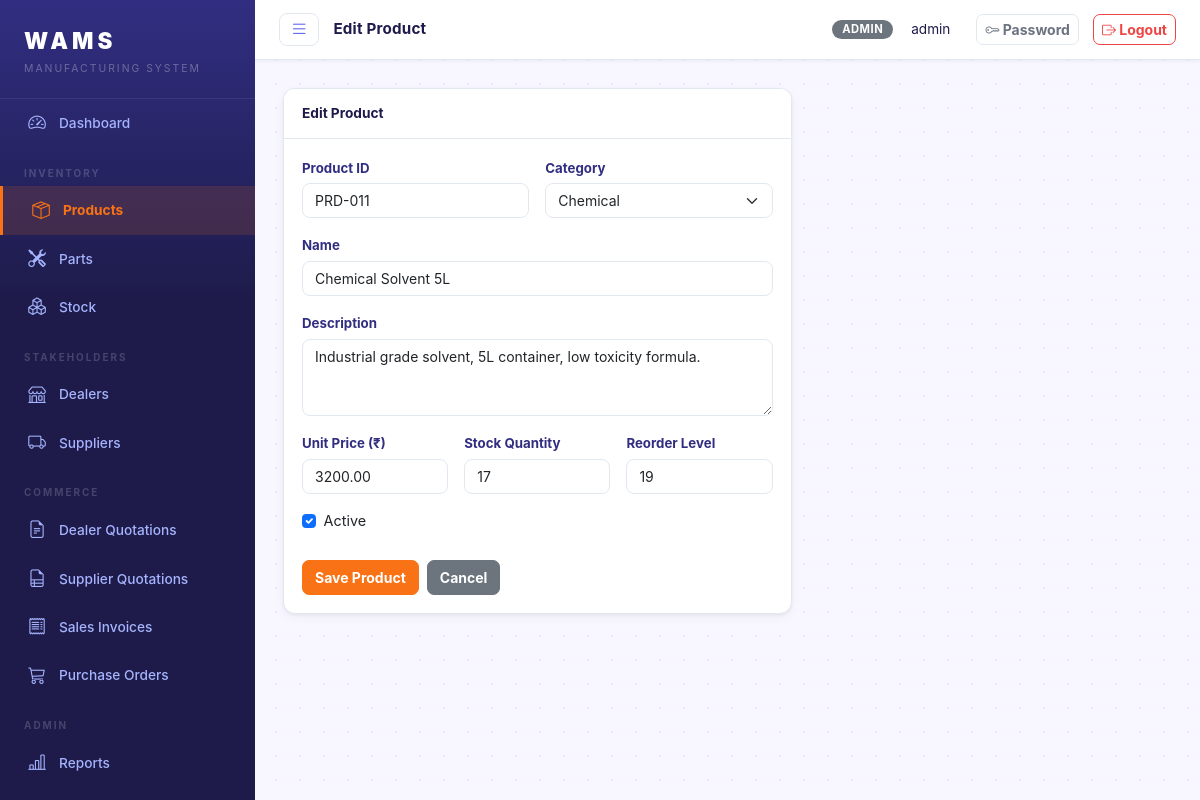
Page /products/12/edit/ (signed in) on the committed database.
### core/models.py (models this page shows, shortened)
class User(AbstractUser):
    ROLE_CHOICES = [
        ('admin', 'Admin'),
        ('dealer', 'Dealer'),
        ('supplier', 'Supplier'),
    ]
    role = models.CharField(max_length=20, choices=ROLE_CHOICES, default='dealer')
    phone = models.CharField(max_length=20, blank=True)

class Product(models.Model):
    CATEGORY_CHOICES = [
        ('electronics', 'Electronics'),
        ('mechanical', 'Mechanical'),
        ('chemical', 'Chemical'),
        ('textile', 'Textile'),
        ('other', 'Other'),
    ]
    product_id = models.CharField(max_length=50, unique=True)
    name = models.CharField(max_length=200)
    category = models.CharField(max_length=50, choices=CATEGORY_CHOICES)
    description = models.TextField(blank=True)
    unit_price = models.DecimalField(max_digits=10, decimal_places=2)
    stock_quantity = models.PositiveIntegerField(default=0)
    reorder_level = models.PositiveIntegerField(default=10)
    is_active = models.BooleanField(default=True)
    created_at = models.DateTimeField(auto_now_add=True)
    updated_at = models.DateTimeField(auto_now=True)
    class Meta:
        ordering = ['name']

### core/views.py (the view)
# urls.py: path('products/<int:pk>/edit/', views.product_update, name='product_update'),
@login_required
@admin_required
def product_update(request, pk):
    product = get_object_or_404(Product, pk=pk)
    form = ProductForm(request.POST or None, instance=product)
    if request.method == 'POST' and form.is_valid():
        form.save()
        messages.success(request, 'Product updated.')
        return redirect('product_list')
    return render(request, 'core/products/form.html', {'form': form, 'title': 'Edit Product', 'object': product})

### core/forms.py
class ProductForm(forms.ModelForm):
    class Meta:
        model = Product
        fields = ['product_id', 'name', 'category', 'description', 'unit_price', 'stock_quantity', 'reorder_level', 'is_active']
        widgets = {
            'product_id': forms.TextInput(attrs=FORM_CONTROL),
            'name': forms.TextInput(attrs=FORM_CONTROL),
            'category': forms.Select(attrs=FORM_SELECT),
            'description': forms.Textarea(attrs={**FORM_CONTROL, 'rows': 3}),
            'unit_price': forms.NumberInput(attrs={**FORM_CONTROL, 'step': '0.01'}),
            'stock_quantity': forms.NumberInput(attrs=FORM_CONTROL),
            'reorder_level': forms.NumberInput(attrs=FORM_CONTROL),
            'is_active': forms.CheckboxInput(attrs=FORM_CHECK),
        }

### templates/core/products/form.html (shortened to what this page needs)
{% extends 'base.html' %}
{% block page_title %}{{ title }}{% endblock %}
{% block content %}
<div class="row">
  <div class="col-lg-7">
    <div class="card">
      <div class="card-header">{{ title }}</div>
      <div class="card-body">
        <form method="post">
          <div class="row g-3">
            <div class="col-md-6">
              <label class="form-label">Product ID</label>
              {{ form.product_id }}
            </div>
            <div class="col-md-6">
              <label class="form-label">Category</label>
              {{ form.category }}
            </div>
            <div class="col-12">
              <label class="form-label">Name</label>
              {{ form.name }}
            </div>
            <div class="col-12">
              <label class="form-label">Description</label>
              {{ form.description }}
            </div>
            <div class="col-md-4">
              <label class="form-label">Unit Price (₹)</label>
              {{ form.unit_price }}
            </div>
            <div class="col-md-4">
              <label class="form-label">Stock Quantity</label>
              {{ form.stock_quantity }}
            </div>
            <div class="col-md-4">
              <label class="form-label">Reorder Level</label>
              {{ form.reorder_level }}
            </div>
            <div class="col-12">
              <div class="form-check">
                {{ form.is_active }}
                <label class="form-check-label">Active</label>
              </div>
            </div>
          </div>
          <div class="d-flex gap-2 mt-4">
            <button type="submit" class="btn btn-primary">Save Product</button>
            <a href="{% url 'product_list' %}" class="btn btn-secondary">Cancel</a>
          </div>
        </form>
      </div>
    </div>
  </div>
</div>
{% endblock %}

### templates/base.html (shortened to what this page needs)
{% load static %}
<!DOCTYPE html>
<html lang="en">
<head>
<link rel="stylesheet" href="https://cdn.jsdelivr.net/npm/bootstrap@5.3.2/dist/css/bootstrap.min.css">
<link rel="stylesheet" href="https://cdn.jsdelivr.net/npm/bootstrap-icons@1.11.3/font/bootstrap-icons.css">
<link rel="stylesheet" href="{% static 'css/style.css' %}">
</head>
<body>
<div class="app-wrapper">
  <nav class="sidebar" id="sidebar">
    <div class="sidebar-brand">
      <span class="brand-title">WAMS</span>
      <span class="brand-sub">Manufacturing System</span>
    </div>
    <ul class="sidebar-menu">
      <li>
        <a href="{% url 'dashboard' %}" class="{% if request.resolver_match.url_name == 'dashboard' %}active{% endif %}">
          <i class="bi bi-speedometer2"></i> Dashboard
        </a>
      </li>
      {% if user.role == 'admin' %}
      <li class="menu-section">Inventory</li>
      <li>
        <a href="{% url 'product_list' %}" class="{% if 'product' in request.resolver_match.url_name %}active{% endif %}">
          <i class="bi bi-box-seam"></i> Products
        </a>
      </li>
      <li>
        <a href="{% url 'part_list' %}" class="{% if 'part' in request.resolver_match.url_name %}active{% endif %}">
          <i class="bi bi-tools"></i> Parts
        </a>
      </li>
      <li>
        <a href="{% url 'stock_overview' %}" class="{% if 'stock' in request.resolver_match.url_name %}active{% endif %}">
          <i class="bi bi-boxes"></i> Stock
        </a>
      </li>
      <li class="menu-section">Stakeholders</li>
      <li>
        <a href="{% url 'dealer_list' %}" class="{% if 'dealer_list' in request.resolver_match.url_name or 'dealer_create' in request.resolver_match.url_name or 'dealer_update' in request.resolver_match.url_name %}active{% endif %}">
          <i class="bi bi-shop"></i> Dealers
        </a>
      </li>
      <li>
        <a href="{% url 'supplier_list' %}" class="">
          <i class="bi bi-truck"></i> Suppliers
        </a>
      </li>
      <li class="menu-section">Commerce</li>
      <li>
        <a href="{% url 'dealer_quotation_list' %}" class="{% if 'dealer_quotation' in request.resolver_match.url_name %}active{% endif %}">
          <i class="bi bi-file-earmark-text"></i> Dealer Quotations
        </a>
      </li>
      <li>
        <a href="{% url 'supplier_quotation_list' %}" class="{% if 'supplier_quotation' in request.resolver_match.url_name %}active{% endif %}">
          <i class="bi bi-file-earmark-ruled"></i> Supplier Quotations
        </a>
      </li>
      <li>
        <a href="{% url 'dealer_transaction_list' %}" class="{% if 'dealer_transaction' in request.resolver_match.url_name %}active{% endif %}">
          <i class="bi bi-receipt"></i> Sales Invoices
        </a>
      </li>
      <li>
        <a href="{% url 'supplier_transaction_list' %}" class="{% if 'supplier_transaction' in request.resolver_match.url_name %}active{% endif %}">
          <i class="bi bi-cart3"></i> Purchase Orders
        </a>
      </li>
      <li class="menu-section">Admin</li>
      <li>
        <a href="{% url 'reports' %}" class="{% if 'reports' in request.resolver_match.url_name %}active{% endif %}">
          <i class="bi bi-bar-chart-line"></i> Reports
        </a>
      </li>
      <li>
        <a href="{% url 'user_list' %}" class="{% if 'user' in request.resolver_match.url_name %}active{% endif %}">
        </a>
      </li>
      {% endif %}
    </ul>
  </nav>
  <div class="content-area" id="contentArea">
    <header class="topbar">
      <button class="sidebar-toggle" id="sidebarToggle" title="Toggle sidebar">
        <i class="bi bi-list"></i>
      </button>
      <span class="topbar-title">{% block page_title %}{% endblock %}</span>
      <div class="topbar-right">
        <span class="badge bg-secondary text-uppercase me-2">{{ user.role }}</span>
        <span class="me-3">{{ user.get_full_name|default:user.username }}</span>
        <a href="{% url 'change_password' %}" class="btn btn-sm btn-outline-secondary me-1">
          <i class="bi bi-key"></i> Password
        </a>
        <a href="{% url 'logout' %}" class="btn btn-sm btn-outline-danger">
          <i class="bi bi-box-arrow-right"></i> Logout
        </a>
      </div>
    </header>
    <main class="main-content">
      {% block content %}{% endblock %}
    </main>
  </div>
</div>
</body>
</html>

### rows in the picture
User: role "ADMIN", get_full_name "admin"
Product: product_id "PRD-011", category "Chemical", name "Chemical Solvent 5L", description "Industrial grade solvent, 5L container, low toxicity formula.", unit_price "3200.00", stock_quantity "17", reorder_level "19", is_active "☑"

### other values in the picture
{{ title }} "Edit Product"
